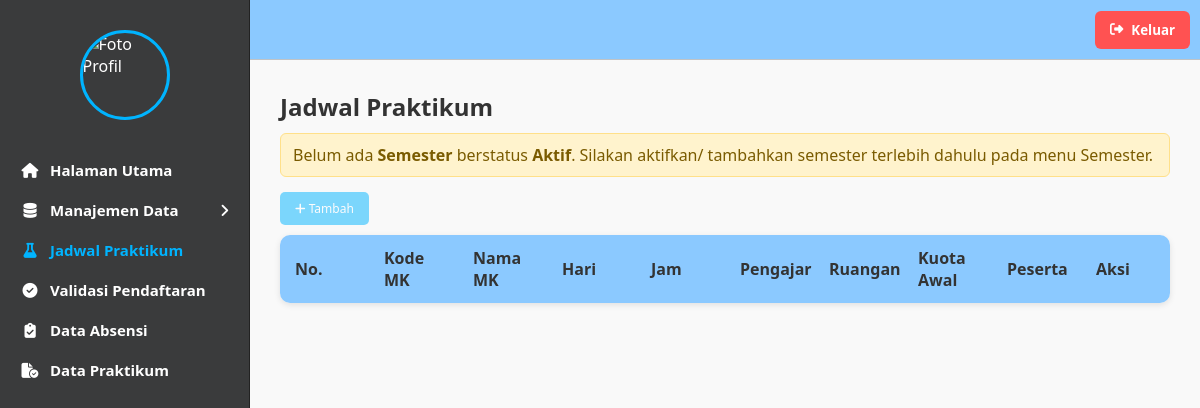
Before: /admin/jadwal/jadwal.php (signed in) with the older database file.
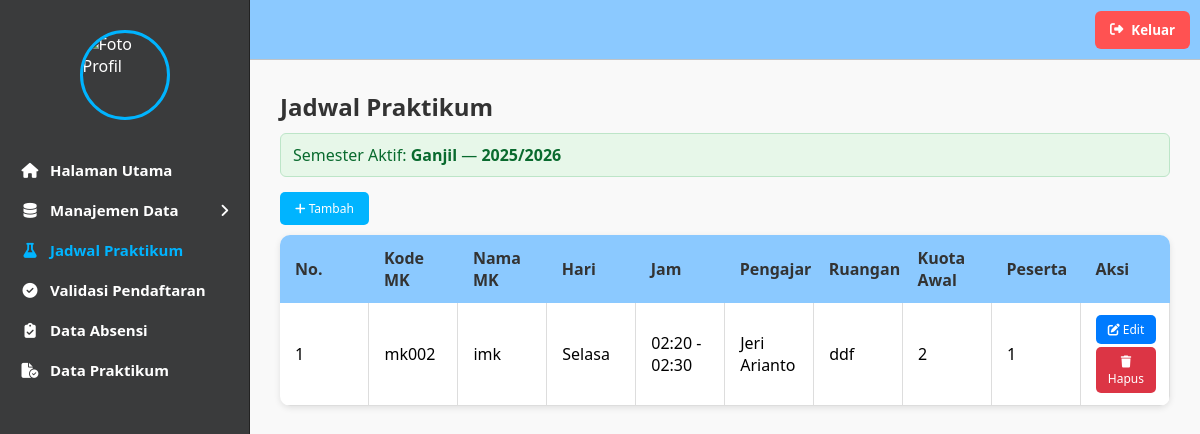
After: the same page with the newer database file.
### tables this page shows
CREATE TABLE `semester` (
  `id` int NOT NULL,
  `nama_semester` varchar(50) NOT NULL,
  `tahun_ajaran` varchar(20) NOT NULL,
  `status` enum('Aktif','Tidak Aktif') NOT NULL DEFAULT 'Aktif'
);

CREATE TABLE `jadwal_praktikum` (
  `id` int NOT NULL,
  `id_mk` int NOT NULL,
  `id_dosen` int NOT NULL,
  `id_ruangan` int NOT NULL,
  `id_semester` int NOT NULL,
  `hari` enum('Senin','Selasa','Rabu','Kamis','Jumat','Sabtu','Minggu') NOT NULL,
  `jam_mulai` time NOT NULL,
  `jam_selesai` time NOT NULL,
  `kuota` int NOT NULL,
  `kuota_awal` int DEFAULT NULL,
  `peserta` int NOT NULL DEFAULT '0'
);

CREATE TABLE `matakuliah_praktikum` (
  `id` int NOT NULL,
  `kode_mk` varchar(20) NOT NULL,
  `nama_mk` varchar(100) NOT NULL,
  `sks` int NOT NULL,
  `semester` varchar(10) NOT NULL,
  `id_semester` int DEFAULT NULL,
  `modul` varchar(255) DEFAULT NULL
);

CREATE TABLE `dosen` (
  `id` int NOT NULL,
  `nidn` varchar(20) NOT NULL,
  `nama` varchar(100) NOT NULL,
  `prodi` enum('Farmasi','Analis Kesehatan') NOT NULL,
  `jenis_kelamin` enum('Laki-laki','Perempuan') NOT NULL,
  `alamat` varchar(255) DEFAULT NULL,
  `no_hp` varchar(20) DEFAULT NULL,
  `password` varchar(255) NOT NULL
);

CREATE TABLE `ruangan` (
  `id` int NOT NULL,
  `kode_ruangan` varchar(20) NOT NULL,
  `nama_ruangan` varchar(100) NOT NULL,
  `kapasitas` int NOT NULL,
  `lokasi` varchar(100) NOT NULL
);

### admin/jadwal/jadwal.php (the view, shortened to what this page needs)
<?php
include '../../koneksi/koneksi.php';
include '../../koneksi/sidebar.php';
function e($v){ return htmlspecialchars((string)($v ?? ''), ENT_QUOTES, 'UTF-8'); }
$rsSem = mysqli_query($conn, "SELECT id, nama_semester, tahun_ajaran FROM semester WHERE status='Aktif' LIMIT 1");
$semAktif = mysqli_fetch_assoc($rsSem);
$id_semester_aktif = $semAktif['id'] ?? null;
?>
<!doctype html>
<html>
<head>
  <link rel="stylesheet" href="https://cdn.datatables.net/1.13.6/css/jquery.dataTables.min.css">
  <link rel="stylesheet" href="https://cdnjs.cloudflare.com/ajax/libs/font-awesome/6.5.0/css/all.min.css">
</head>
<body>
<div class="konten-utama">
  <h2>Jadwal Praktikum</h2>
  <?php if($id_semester_aktif): ?>
    <div class="info-sem info-aktif">
      Semester Aktif: <b><?= e($semAktif['nama_semester']) ?></b> — <b><?= e($semAktif['tahun_ajaran']) ?></b>
    </div>
  <?php else: ?>
    <div class="info-sem info-none">
      Belum ada <b>Semester</b> berstatus <b>Aktif</b>. Silakan aktifkan/ tambahkan semester terlebih dahulu pada menu Semester.
    </div>
  <?php endif; ?>
  <button class="tombol tombol-tambah" onclick="tambahJadwal()" <?= $id_semester_aktif ? '' : 'disabled' ?>>
    <i class="fa-solid fa-plus"></i> Tambah
  </button>
  <table id="tabel-jadwal" class="tabel-jadwal">
    <thead>
      <tr>
        <th>No.</th>
        <th>Kode MK</th>
        <th>Nama MK</th>
        <th>Hari</th>
        <th>Jam</th>
        <th>Pengajar</th>
        <th>Ruangan</th>
        <th>Kuota Awal</th>
        <th>Peserta</th>
        <th>Aksi</th>
      </tr>
    </thead>
    <tbody>
<?php
$no = 1;
if ($id_semester_aktif) {
    $query = mysqli_query($conn, "
        SELECT jp.*, mk.kode_mk, mk.nama_mk, d.nama as pengajar, r.nama_ruangan,
               (SELECT COUNT(*) FROM pilihan_jadwal pj WHERE pj.id_jadwal = jp.id) as peserta
        FROM jadwal_praktikum jp
        LEFT JOIN matakuliah_praktikum mk ON jp.id_mk = mk.id
        LEFT JOIN dosen d ON jp.id_dosen = d.id
        LEFT JOIN ruangan r ON jp.id_ruangan = r.id
        WHERE jp.id_semester = {$id_semester_aktif}
        ORDER BY jp.hari, jp.jam_mulai ASC, jp.id ASC
    ");
} else {
    $query = mysqli_query($conn, "SELECT 1 WHERE 1=0");
}
while($row = mysqli_fetch_assoc($query)) {
    $mulai   = isset($row['jam_mulai'])   ? date('H:i', strtotime($row['jam_mulai']))   : '00:00';
    $selesai = isset($row['jam_selesai']) ? date('H:i', strtotime($row['jam_selesai'])) : '00:00';
?>
<tr>
    <td data-label="No"><?= $no++; ?></td>
    <td data-label="Kode MK"><?= e($row['kode_mk'] ?? '') ?></td>
    <td data-label="Nama MK"><?= e($row['nama_mk'] ?? '') ?></td>
    <td data-label="Hari"><?= e($row['hari'] ?? '') ?></td>
    <td data-label="Jam"><?= $mulai . ' - ' . $selesai; ?></td>
    <td data-label="Pengajar"><?= e($row['pengajar'] ?? '') ?></td>
    <td data-label="Ruangan"><?= e($row['nama_ruangan'] ?? '') ?></td>
    <td data-label="Kuota Awal"><?= (int)($row['kuota_awal'] ?? 0); ?></td>
    <td data-label="Peserta"><?= (int)($row['peserta'] ?? 0); ?></td>
    <td data-label="Aksi">
        <button class="tombol tombol-edit" onclick="editJadwal(<?= (int)$row['id']; ?>)">
            <i class="fa-solid fa-pen-to-square"></i> Edit
        </button>
        <button class="tombol tombol-hapus" onclick="hapusJadwal(<?= (int)$row['id']; ?>)">
            <i class="fa-solid fa-trash"></i> Hapus
        </button>
    </td>
</tr>
<?php } ?>
</tbody>
  </table>
</div>
</body>
</html>

Changed rows visible on the page:
added semester: nama_semester "Ganjil", tahun_ajaran "2025/2026"
added jadwal_praktikum: id_mk.kode_mk "mk002", id_mk.nama_mk "imk", hari "Selasa", jam_mulai "02:20", jam_selesai "02:30", id_dosen.nama "Jeri Arianto", id_ruangan.nama_ruangan "ddf", kuota_awal "2", peserta "1"
Other visible differences:
text no longer shown: "Belum ada Semester berstatus Aktif . Silakan aktifkan/ tambahkan semester terlebih dahulu pada menu Semester."
text now shown: "Semester Aktif: —"
